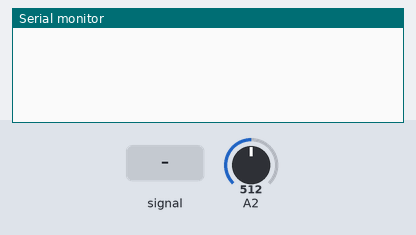
A sketch run on a simulated Arduino Uno, built with avr-gcc and run on an emulated ATmega328P. Parts: the last lines printed to the serial monitor. Inputs (shaded band) come from the test bench; at power-on: A2 = 512.

Above: at 1.2 s.
1.3 s: A2 fed a 200 Hz sine of ±81 counts around its level
At 1.9 s:
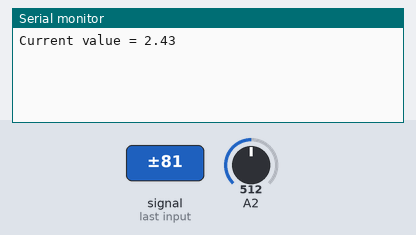
4.3 s: A2 set to 716
At 5.3 s:
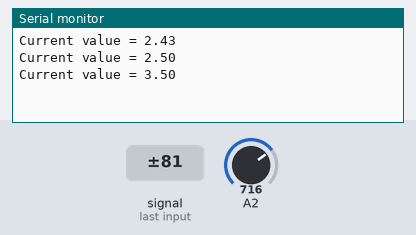
5.8 s: A2 fed a 1000 Hz sine of ±255 counts around its level
At 6.5 s:
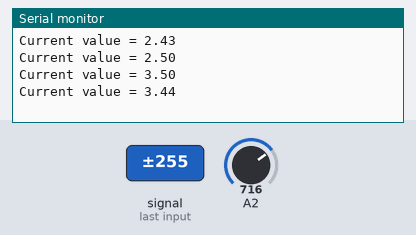
7.3 s: A2 set to 900
At 8.7 s:
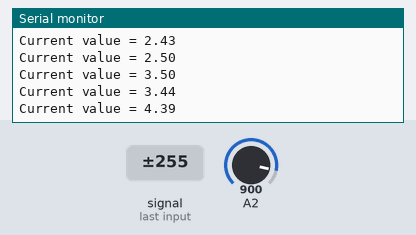
Timing chart, 0 to 9.8 s (numbered marks = the images above; inputs shaded):
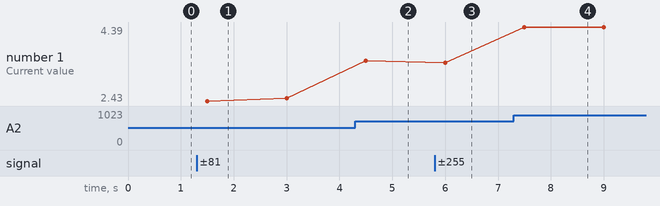

The sketch:

Ex3-Strategy.ino
```cpp
#include "AnalogReader.h"
#include "AnalogCalcStrategies.h"

AveragingAnalogCalcStrategy strategy;
AnalogReader analogReader(A2, &strategy, 50);

void setup()
{
  Serial.begin(115200);
}

void loop()
{
  analogReader.Update();

  static unsigned long lastPrintMillis = 0;
  if ((millis() - lastPrintMillis) >= 1500)
  {
    Serial.print("Current value = ");
    Serial.print(analogReader.GetReading());
    Serial.println("");

    lastPrintMillis = millis();
  }
}
```

AnalogCalcStrategies.h
```cpp
#ifndef _MY_STRATEGYPATTERN_ANALOGCALCSTRATEGIES_H_
#define _MY_STRATEGYPATTERN_ANALOGCALCSTRATEGIES_H_

class AnalogCalcStrategy
{
  public: virtual float Calculate(const float *data, const int size) = 0;
};

class AveragingAnalogCalcStrategy : public AnalogCalcStrategy
{
  public:
    float Calculate(const float *data, const int size) override
    {
      float sum = 0.f;

      for (int i = 0; i < size; i++)
      {
        sum += data[i];
      }

      return sum / size;
    }
};


#endif
```

AnalogReader.h
```cpp
#ifndef _MY_STRATEGYPATTERN_ANALOGREADER_H_
#define _MY_STRATEGYPATTERN_ANALOGREADER_H_

#include "AnalogCalcStrategies.h"
#include "Arduino.h"

class AnalogReader
{
  public:
    AnalogReader(int pin, AnalogCalcStrategy* strategy, int totalSamples)
     : m_iPin(pin), m_pStrategy(strategy), m_iTotalSamples(totalSamples), m_iCurrentSampleIndex(0), m_fCurrentValue(0.f)
    {
      m_aSamples = new float[totalSamples];
      pinMode(pin, INPUT);
    }

    float GetReading() const { return m_fCurrentValue; }

    void Update()
    {
      m_aSamples[m_iCurrentSampleIndex++] = analogRead(m_iPin) * (5.0f / 1024);

      if (m_iCurrentSampleIndex >= m_iTotalSamples)
      {
        m_iCurrentSampleIndex = 0;
        m_fCurrentValue = m_pStrategy->Calculate(m_aSamples, m_iTotalSamples);
      }
    }

  private:
    int m_iPin;
    AnalogCalcStrategy* m_pStrategy;
    int m_iTotalSamples, m_iCurrentSampleIndex;
    float m_fCurrentValue;
    float* m_aSamples;
};


#endif
```

Measured:
- after the input at 1.3 s, the serial monitor: prints a new line after 0.20 s (image 1)
- after the input at 4.3 s, the serial monitor: prints a new line after 0.20 s (image 2)
- after the input at 5.8 s, the serial monitor: prints a new line after 0.20 s (image 3)
- after the input at 7.3 s, the serial monitor: prints a new line after 0.20 s (image 4)
- plotted number 1: 2.5 → 3.5 after the input at 4.3 s, 3.5 → 3.44 after the input at 5.8 s, 3.44 → 4.39 after the input at 7.3 s
